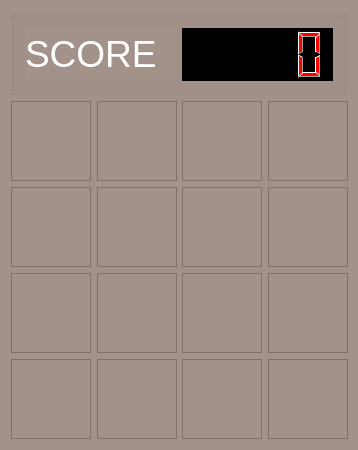
<?xml version="1.0" encoding="UTF-8"?>
<ui version="4.0">
 <class>Widget</class>
 <widget class="QWidget" name="Widget">
  <property name="geometry">
   <rect>
    <x>0</x>
    <y>0</y>
    <width>358</width>
    <height>450</height>
   </rect>
  </property>
  <property name="minimumSize">
   <size>
    <width>358</width>
    <height>450</height>
   </size>
  </property>
  <property name="maximumSize">
   <size>
    <width>358</width>
    <height>450</height>
   </size>
  </property>
  <property name="windowTitle">
   <string>2048</string>
  </property>
  <property name="styleSheet">
   <string notr="true">background-color: rgb(163, 146, 137);</string>
  </property>
  <layout class="QGridLayout" name="gridLayout_3">
   <item row="0" column="0">
    <widget class="QGroupBox" name="groupBox">
     <property name="title">
      <string/>
     </property>
     <property name="alignment">
      <set>Qt::AlignCenter</set>
     </property>
     <layout class="QGridLayout" name="gridLayout_2">
      <item row="0" column="0">
       <layout class="QHBoxLayout" name="horizontalLayout_5">
        <item>
         <widget class="QLabel" name="label">
          <property name="text">
           <string>&lt;html&gt;&lt;head/&gt;&lt;body&gt;&lt;p&gt;&lt;span style=&quot; font-size:28pt; color:#ffffff;&quot;&gt;SCORE&lt;/span&gt;&lt;/p&gt;&lt;/body&gt;&lt;/html&gt;</string>
          </property>
         </widget>
        </item>
        <item>
         <widget class="QLCDNumber" name="lcdNumber">
          <property name="styleSheet">
           <string notr="true">color: rgb(255, 0, 0);
background-color: rgb(0, 0, 0);</string>
          </property>
          <property name="frameShape">
           <enum>QFrame::StyledPanel</enum>
          </property>
         </widget>
        </item>
       </layout>
      </item>
     </layout>
    </widget>
   </item>
   <item row="1" column="0">
    <layout class="QGridLayout" name="gridLayout">
     <item row="0" column="0">
      <widget class="OneBox" name="frame_0_0">
       <property name="minimumSize">
        <size>
         <width>80</width>
         <height>80</height>
        </size>
       </property>
       <property name="maximumSize">
        <size>
         <width>80</width>
         <height>80</height>
        </size>
       </property>
       <property name="frameShape">
        <enum>QFrame::StyledPanel</enum>
       </property>
       <property name="frameShadow">
        <enum>QFrame::Raised</enum>
       </property>
      </widget>
     </item>
     <item row="0" column="1">
      <widget class="OneBox" name="frame_0_1">
       <property name="minimumSize">
        <size>
         <width>80</width>
         <height>80</height>
        </size>
       </property>
       <property name="maximumSize">
        <size>
         <width>80</width>
         <height>80</height>
        </size>
       </property>
       <property name="frameShape">
        <enum>QFrame::StyledPanel</enum>
       </property>
       <property name="frameShadow">
        <enum>QFrame::Raised</enum>
       </property>
      </widget>
     </item>
     <item row="0" column="2">
      <widget class="OneBox" name="frame_0_2">
       <property name="minimumSize">
        <size>
         <width>80</width>
         <height>80</height>
        </size>
       </property>
       <property name="maximumSize">
        <size>
         <width>80</width>
         <height>80</height>
        </size>
       </property>
       <property name="frameShape">
        <enum>QFrame::StyledPanel</enum>
       </property>
       <property name="frameShadow">
        <enum>QFrame::Raised</enum>
       </property>
      </widget>
     </item>
     <item row="0" column="3">
      <widget class="OneBox" name="frame_0_3">
       <property name="minimumSize">
        <size>
         <width>80</width>
         <height>80</height>
        </size>
       </property>
       <property name="maximumSize">
        <size>
         <width>80</width>
         <height>80</height>
        </size>
       </property>
       <property name="frameShape">
        <enum>QFrame::StyledPanel</enum>
       </property>
       <property name="frameShadow">
        <enum>QFrame::Raised</enum>
       </property>
      </widget>
     </item>
     <item row="1" column="0">
      <widget class="OneBox" name="frame_1_0">
       <property name="minimumSize">
        <size>
         <width>80</width>
         <height>80</height>
        </size>
       </property>
       <property name="maximumSize">
        <size>
         <width>80</width>
         <height>80</height>
        </size>
       </property>
       <property name="frameShape">
        <enum>QFrame::StyledPanel</enum>
       </property>
       <property name="frameShadow">
        <enum>QFrame::Raised</enum>
       </property>
      </widget>
     </item>
     <item row="1" column="1">
      <widget class="OneBox" name="frame_1_1">
       <property name="minimumSize">
        <size>
         <width>80</width>
         <height>80</height>
        </size>
       </property>
       <property name="maximumSize">
        <size>
         <width>80</width>
         <height>80</height>
        </size>
       </property>
       <property name="frameShape">
        <enum>QFrame::StyledPanel</enum>
       </property>
       <property name="frameShadow">
        <enum>QFrame::Raised</enum>
       </property>
      </widget>
     </item>
     <item row="1" column="2">
      <widget class="OneBox" name="frame_1_2">
       <property name="minimumSize">
        <size>
         <width>80</width>
         <height>80</height>
        </size>
       </property>
       <property name="maximumSize">
        <size>
         <width>80</width>
         <height>80</height>
        </size>
       </property>
       <property name="frameShape">
        <enum>QFrame::StyledPanel</enum>
       </property>
       <property name="frameShadow">
        <enum>QFrame::Raised</enum>
       </property>
      </widget>
     </item>
     <item row="1" column="3">
      <widget class="OneBox" name="frame_1_3">
       <property name="minimumSize">
        <size>
         <width>80</width>
         <height>80</height>
        </size>
       </property>
       <property name="maximumSize">
        <size>
         <width>80</width>
         <height>80</height>
        </size>
       </property>
       <property name="frameShape">
        <enum>QFrame::StyledPanel</enum>
       </property>
       <property name="frameShadow">
        <enum>QFrame::Raised</enum>
       </property>
      </widget>
     </item>
     <item row="2" column="0">
      <widget class="OneBox" name="frame_2_0">
       <property name="minimumSize">
        <size>
         <width>80</width>
         <height>80</height>
        </size>
       </property>
       <property name="maximumSize">
        <size>
         <width>80</width>
         <height>80</height>
        </size>
       </property>
       <property name="frameShape">
        <enum>QFrame::StyledPanel</enum>
       </property>
       <property name="frameShadow">
        <enum>QFrame::Raised</enum>
       </property>
      </widget>
     </item>
     <item row="2" column="1">
      <widget class="OneBox" name="frame_2_1">
       <property name="minimumSize">
        <size>
         <width>80</width>
         <height>80</height>
        </size>
       </property>
       <property name="maximumSize">
        <size>
         <width>80</width>
         <height>80</height>
        </size>
       </property>
       <property name="frameShape">
        <enum>QFrame::StyledPanel</enum>
       </property>
       <property name="frameShadow">
        <enum>QFrame::Raised</enum>
       </property>
      </widget>
     </item>
     <item row="2" column="2">
      <widget class="OneBox" name="frame_2_2">
       <property name="minimumSize">
        <size>
         <width>80</width>
         <height>80</height>
        </size>
       </property>
       <property name="maximumSize">
        <size>
         <width>80</width>
         <height>80</height>
        </size>
       </property>
       <property name="frameShape">
        <enum>QFrame::StyledPanel</enum>
       </property>
       <property name="frameShadow">
        <enum>QFrame::Raised</enum>
       </property>
      </widget>
     </item>
     <item row="2" column="3">
      <widget class="OneBox" name="frame_2_3">
       <property name="minimumSize">
        <size>
         <width>80</width>
         <height>80</height>
        </size>
       </property>
       <property name="maximumSize">
        <size>
         <width>80</width>
         <height>80</height>
        </size>
       </property>
       <property name="frameShape">
        <enum>QFrame::StyledPanel</enum>
       </property>
       <property name="frameShadow">
        <enum>QFrame::Raised</enum>
       </property>
      </widget>
     </item>
     <item row="3" column="0">
      <widget class="OneBox" name="frame_3_0">
       <property name="minimumSize">
        <size>
         <width>80</width>
         <height>80</height>
        </size>
       </property>
       <property name="maximumSize">
        <size>
         <width>80</width>
         <height>80</height>
        </size>
       </property>
       <property name="frameShape">
        <enum>QFrame::StyledPanel</enum>
       </property>
       <property name="frameShadow">
        <enum>QFrame::Raised</enum>
       </property>
      </widget>
     </item>
     <item row="3" column="1">
      <widget class="OneBox" name="frame_3_1">
       <property name="minimumSize">
        <size>
         <width>80</width>
         <height>80</height>
        </size>
       </property>
       <property name="maximumSize">
        <size>
         <width>80</width>
         <height>80</height>
        </size>
       </property>
       <property name="frameShape">
        <enum>QFrame::StyledPanel</enum>
       </property>
       <property name="frameShadow">
        <enum>QFrame::Raised</enum>
       </property>
      </widget>
     </item>
     <item row="3" column="2">
      <widget class="OneBox" name="frame_3_2">
       <property name="minimumSize">
        <size>
         <width>80</width>
         <height>80</height>
        </size>
       </property>
       <property name="maximumSize">
        <size>
         <width>80</width>
         <height>80</height>
        </size>
       </property>
       <property name="frameShape">
        <enum>QFrame::StyledPanel</enum>
       </property>
       <property name="frameShadow">
        <enum>QFrame::Raised</enum>
       </property>
      </widget>
     </item>
     <item row="3" column="3">
      <widget class="OneBox" name="frame_3_3">
       <property name="minimumSize">
        <size>
         <width>80</width>
         <height>80</height>
        </size>
       </property>
       <property name="maximumSize">
        <size>
         <width>80</width>
         <height>80</height>
        </size>
       </property>
       <property name="frameShape">
        <enum>QFrame::StyledPanel</enum>
       </property>
       <property name="frameShadow">
        <enum>QFrame::Raised</enum>
       </property>
      </widget>
     </item>
    </layout>
   </item>
  </layout>
 </widget>
 <layoutdefault spacing="6" margin="11"/>
 <customwidgets>
  <customwidget>
   <class>OneBox</class>
   <extends>QFrame</extends>
   <header>onebox.h</header>
   <container>1</container>
  </customwidget>
 </customwidgets>
 <resources/>
 <connections/>
</ui>
